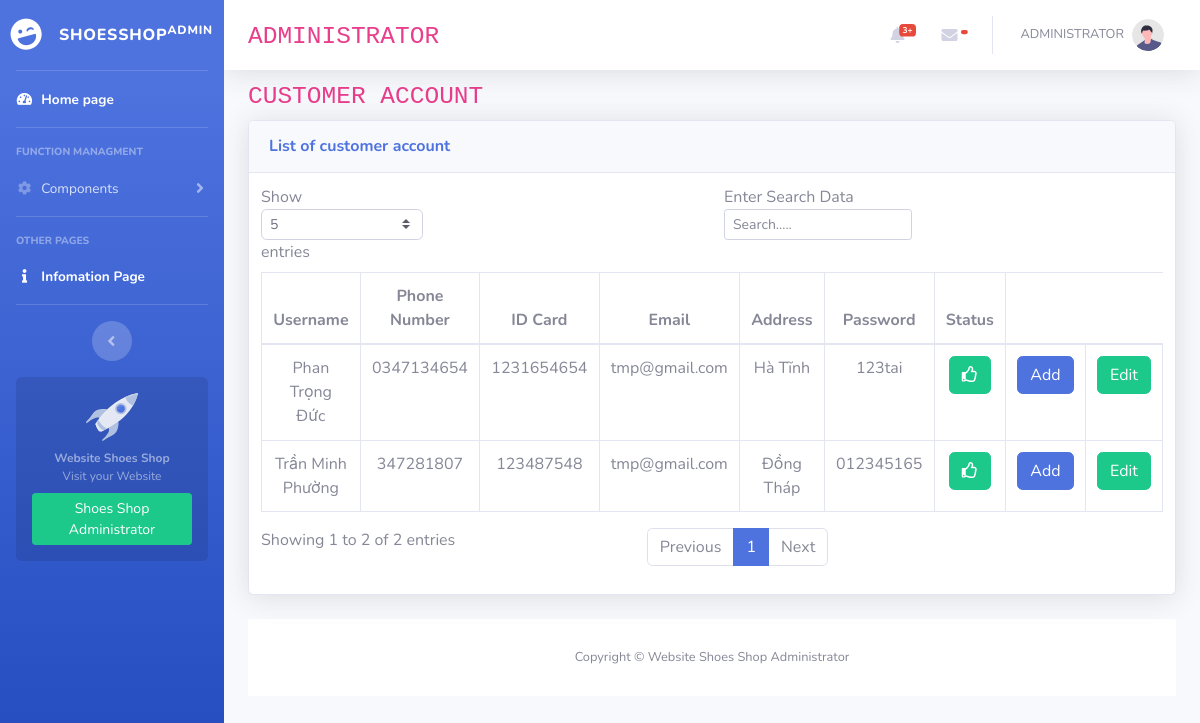
Page /customer__account.php (signed in) on the earlier database version.
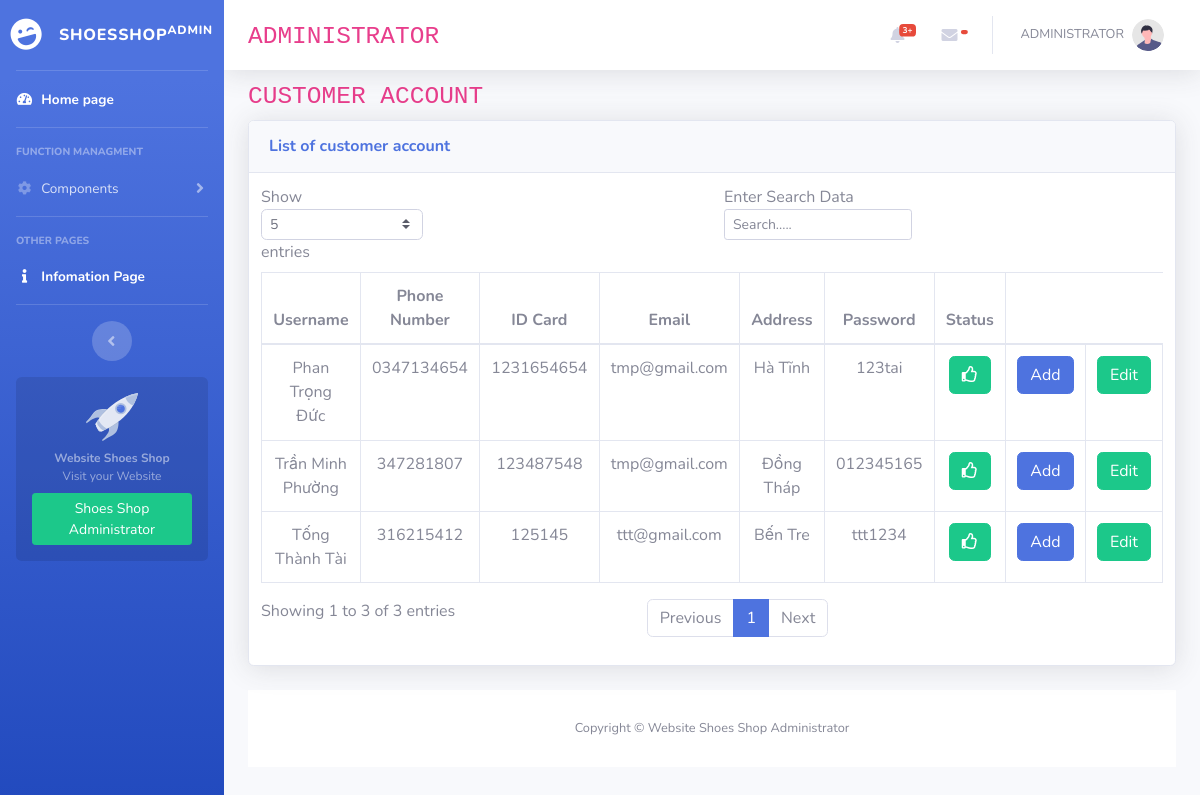
Same page on the later database version.
### tables this page shows
CREATE TABLE IF NOT EXISTS `customer_account` (
  `username` varchar(20) NOT NULL,
  `phonenum` text NOT NULL,
  `id_card` int(11) NOT NULL,
  `email` varchar(100) NOT NULL,
  `address` varchar(100) NOT NULL,
  `password` varchar(100) NOT NULL,
  `status` int(11) NOT NULL,
  PRIMARY KEY (`id_card`)
);

### customer__account.php (called while the page is built, shortened)
<?php
    $level ="";
    $isCustomerAccount = true;
    include $level."layout.php";
?>

### index__data.php (called while the page is built, shortened)
<?php
    $level = "";
    include $level."DB/database.php";
    $SQL_str_listcus_account= "SELECT * from customer_account";
    $list__cus_account= $connect->prepare($SQL_str_listcus_account);
    $list__cus_account-> execute();
    $list__cus_account_rowsdata = $list__cus_account ->fetchAll();

### component/customer__account--content.php (the view, shortened to what this page needs)
<div class="container-fluid pt-2">
<h1 class="h3 mb-2 text-gray-800"><code>CUSTOMER ACCOUNT</code></h1>
<div class="card shadow mb-4">
    <div class="card-header py-3">
        <h6 class="m-0 font-weight-bold text-primary">List of customer account</h6>
    </div>
    <div class="card-body">
        <div class="table-responsive">
            <table class="table table-bordered" id="dataTable" width="100%" cellspacing="0">
                <thead>
                    <tr>
                        <th style="width:180px">Username</th>
                        <th>Phone Number</th>
                        <th>ID Card</th>
                        <th>Email</th>
                        <th>Address</th>
                        <th>Password</th>
                        <th>Status</th>
                        <th style="border-right:none"></th>
                        <th style="border-left:none;border-right:none"></th>
                    </tr>
                </thead>
                <tbody>
                    <?php foreach ($list__cus_account_rowsdata as $arr__cusaccount)
                    {
                    ?>
                        <tr>
                            <td style="width:180px"><?php echo $level.$arr__cusaccount["username"]?></td>
                            <td><?php echo $level.$arr__cusaccount["phonenum"]?></td>
                            <td><?php echo $level.$arr__cusaccount["id_card"]?></td>
                            <td><?php echo $level.$arr__cusaccount["email"]?></td>
                            <td><?php echo $level.$arr__cusaccount["address"]?></td>
                            <td><?php echo $level.$arr__cusaccount["password"]?></td>
                            <td><?php if($arr__cusaccount['status'] == 1) : ?>
                                        <a href="setting__status.php?id_card=<?php echo $arr__cusaccount['id_card']?>" class="btn btn-success"><i class="far fa-thumbs-up"></i></a>
                                <?php else: ?>
                                        <a href="setting__status.php?id_card=<?php echo $arr__cusaccount['id_card']?>" class="btn btn-danger"><i class="far fa-thumbs-down"></i></a>
                                <?php endif ?>
                            </td>
                            <td><a href="<?php echo $level."insert__customeraccount.php"?>" class="btn btn-primary">Add</a></td>
                            <td><a href="edit__cusaccount.php?id_card=<?php echo $level.$arr__cusaccount["id_card"]?>" class="btn btn-success">Edit</a></td>
                        </tr>
                    <?php } ?>
                </tbody>
            </table>
        </div>
    </div>
</div>

### component/head.php (shortened to what this page needs)
<!DOCTYPE html>
<html lang="en">
<head>
    <link href="vendor/fontawesome-free/css/all.min.css" rel="stylesheet" type="text/css">
    <link href="<?php echo $level.css__path."sb-admin-2.min.css" ?>" rel="stylesheet">
    <link href="<?php echo $level.css__path."sb-admin-2.css" ?>" rel="stylesheet">

### component/sidebar.php (shortened to what this page needs)
<?php
    $level ="";
    $admin_name=isset($_COOKIE["admin_name"])?$_COOKIE["admin_name"]:"";
?>
</head>
<body id="page-top">
    <div id="wrapper">
        <ul class="navbar-nav bg-gradient-primary sidebar sidebar-dark accordion" id="accordionSidebar">
            <a class="sidebar-brand d-flex align-items-center justify-content-center ml-3" href="index.php?<?php echo $admin_name ?>">
                <div class="sidebar-brand-icon rotate-n-15">
                    <i class="fas fa-laugh-wink"></i>
                </div>
                <div class="sidebar-brand-text mx-3">shoesshop<sup>admin</sup></div>
            </a>
            <hr class="sidebar-divider my-0">
            <li class="nav-item active">
                <a class="nav-link" href="index.php?<?php echo $admin_name?>">
                    <i class="fas fa-fw fa-tachometer-alt"></i>
                    <span>Home page</span></a>
            </li>
            <hr class="sidebar-divider">
            <div class="sidebar-heading">
                function managment
            </div>
            <li class="nav-item">
                <a class="nav-link collapsed" href="#" data-toggle="collapse" data-target="#collapseTwo"
                    aria-expanded="true" aria-controls="collapseTwo">
                    <i class="fas fa-fw fa-cog"></i>
                    <span>Components</span>
                </a>
            </li>
            <hr class="sidebar-divider">
            <div class="sidebar-heading">
                Other Pages
            </div>
            <li class="nav-item active">
                <a class="nav-link collapsed"  href="<?php echo $level."Infopage.php" ?>">
                    <i class="fas fa-fw fa-info"></i>
                    <span>Infomation Page</span></a>
            </li>
            <hr class="sidebar-divider d-none d-md-block">
            <div class="text-center d-none d-md-inline">
                <button class="rounded-circle border-0" id="sidebarToggle"></button>
            </div>
            <div class="sidebar-card d-none d-lg-flex">
                <img class="sidebar-card-illustration mb-2" src="img/undraw_rocket.svg" alt="...">
                <p class="text-center mb-2"><strong>Website Shoes Shop</strong> </br>Visit your Website</p>
                <a class="btn btn-success btn-sm" href="http://localhost/Website%20Shoes%20Shop/index.php">Shoes Shop Administrator</a>
            </div>
        </ul>

### component/wrapper__topbar.php (shortened to what this page needs)
<?php
    $admin_name = isset($_COOKIE["admin_name"])?$_COOKIE["admin_name"]:"Administrator";
?>
<?php
    $level = "";
    include $level."index__data.php";
?>
<div id="content-wrapper" class="d-flex flex-column">
    <div id="content">
        <nav class="navbar navbar-expand navbar-light bg-white topbar static-top shadow">
            <h1 class="h3 mb-0 text-gray-800 ml-2"><code>ADMINISTRATOR</code></h1>
            <ul class="navbar-nav ml-auto mr-2">
                <li class="nav-item dropdown no-arrow mx-1">
                    <a class="nav-link dropdown-toggle" href="#" id="alertsDropdown" role="button"
                        data-toggle="dropdown" aria-haspopup="true" aria-expanded="false">
                        <i class="fas fa-bell fa-fw"></i>
                        <span class="badge badge-danger badge-counter">3+</span>
                    </a>
                </li>
                <li class="nav-item dropdown no-arrow mx-1">
                    <a class="nav-link dropdown-toggle" href="#" id="messagesDropdown" role="button"
                        data-toggle="dropdown" aria-haspopup="true" aria-expanded="false">
                        <i class="fas fa-envelope fa-fw"></i>
                        <span class="badge badge-danger badge-counter">
                        </span>
                    </a>
                </li>
                <li class="nav-item dropdown no-arrow">
                    <a class="nav-link dropdown-toggle" href="#" id="userDropdown" role="button"
                        data-toggle="dropdown" aria-haspopup="true" aria-expanded="false">
                        <span class="mr-2 d-none d-lg-inline text-gray-600 small">
                            <?php
                                    echo strtoupper($admin_name);
                            ?>
                        </span>
                        <img class="img-profile rounded-circle" src="<?php echo $level.img__path."undraw_profile.svg"?>">
                    </a>
                </li>
            </ul>
        </nav>

### layout.php (shortened to what this page needs)
<?php
    include $level.com__path."head.php";
    include $level.com__path.'sidebar.php';
    include $level.com__path.'wrapper__topbar.php';
    if($isCustomerAccount == true)
    {
        include $level.com__path.'customer__account--content.php';
    }
    include $level.foo__path.'footer.php';
?>

### footer/footer.php (shortened to what this page needs)
<footer class="sticky-footer bg-white">
                <div class="container my-auto">
                    <div class="copyright text-center my-auto">
                        <span>Copyright &copy; Website Shoes Shop Administrator</span>
                    </div>
                </div>
            </footer>
        </div>
    </div>
</body>
</html>

Differences in the rows shown:
added customer_account: username "Tống Thành Tài", phonenum "316215412", id_card "125145", email "ttt@gmail.com", address "Bến Tre", password "ttt1234"
Other differences:
text written by a page script: "Show entries Enter Search Data Showing 1 to 2 of 2 entries Previous 1 Next" → "Show entries Enter Search Data Showing 1 to 3 of 3 entries Previous 1 Next"
